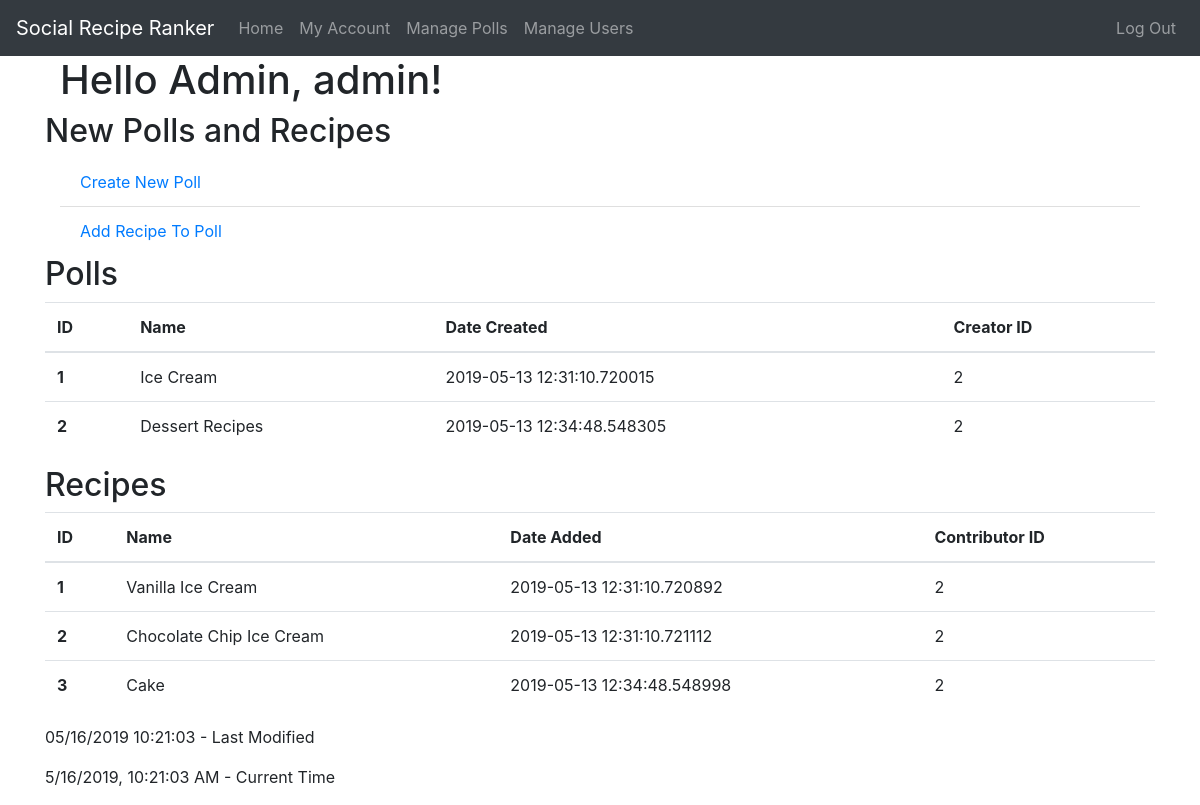
The app's page /manage_polls (signed in), older data.
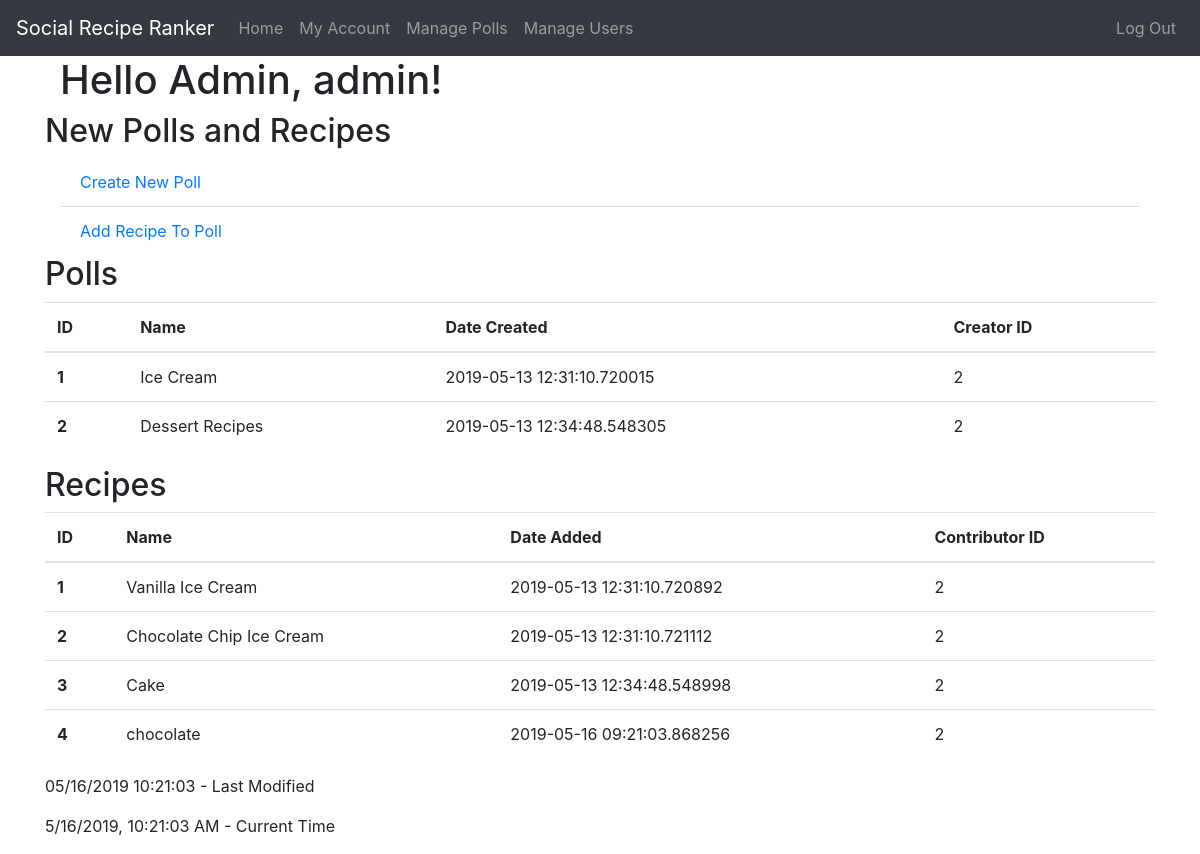
The same page, newer data.
### app/models.py (models this page shows, shortened)
class User(UserMixin, db.Model):
    id = db.Column(db.Integer, primary_key=True)  # not null and unique by default
    username = db.Column(db.String(64), nullable=False, unique=True, index=True)
    email = db.Column(db.String(128), nullable=False, unique=True, index=True)
    password_hash = db.Column(db.String(128), nullable=False)
    date_registered = db.Column(db.DateTime, nullable=False, index=True, default=datetime.utcnow)
    is_admin = db.Column(db.Boolean, nullable=False, default=False)
    polls = db.relationship("Poll", backref='creator', lazy='dynamic')  # dynamic so we can filter the queries later
    recipes = db.relationship("Recipe", backref='contributor', lazy='dynamic')
    votes = db.relationship("Vote", backref='user', lazy='dynamic')

class Poll(db.Model):
    id = db.Column(db.Integer, primary_key=True)
    name = db.Column(db.String(64), nullable=False, index=True)
    description = db.Column(db.String(256), nullable=True)
    date_created = db.Column(db.DateTime, nullable=False, index=True, default=datetime.utcnow)
    creator_id = db.Column(db.Integer, db.ForeignKey('user.id'), nullable=False)
    recipes = db.relationship("Recipe", backref='poll', lazy='dynamic')
    votes = db.relationship("Vote", backref='poll', lazy='dynamic')

class Recipe(db.Model):
    id = db.Column(db.Integer, primary_key=True)
    name = db.Column(db.String(64), nullable=False, index=True)
    description = db.Column(db.String(256), nullable=True)
    date_added = db.Column(db.DateTime, nullable=False, index=True, default=datetime.utcnow)
    contributor_id = db.Column(db.Integer, db.ForeignKey('user.id'), nullable=False)
    poll_id = db.Column(db.Integer, db.ForeignKey('poll.id'), nullable=False)
    votes_count = db.Column(db.Integer, nullable=False, default=0)

### app/routes.py (the view)
@app.route('/manage_polls')
@login_required
def manage_polls():
    if current_user.is_admin:
        return render_template('manage_polls.html', title='Manage Polls', polls=Poll, recipes=Recipe)
    else:
        abort(403) # error 403 forbidden, no access if not admin

### app/models.py (called while the page is built)
@login_manager.user_loader
def load_user(id):
    return User.query.get(int(id))

### app/templates/manage_polls.html
{% extends "base.html" %}
{% block content %}
<article class="container">
  <header>
    <h1>Hello Admin, {{ current_user.username }}!</h1>
  </header>
  <section class="row">
    <h2>New Polls and Recipes</h2>
    <div class="container">
      <ul class="list-group list-group-flush">
        <li class="list-group-item list-group-item-action"><a href="{{ url_for('add_poll') }}">Create New Poll</a></li>
        <li class="list-group-item list-group-item-action"><a href="{{ url_for('add_recipe') }}">Add Recipe To Poll</a></li>
      </ul>
    </div>
  </section>
  <section class="row">
    <h2>Polls</h2>
    <table class="table table-hover">
      <thead>
        <tr>
          <th scope="col">ID</th>
          <th scope="col">Name</th>
          <th scope="col">Date Created</th>
          <th scope="col">Creator ID</th>
        </tr>
      </thead>
      <tbody>
        {% for p in polls.query.all() %}
        <tr class='clickable-table-row' data-href="{{ url_for('poll', poll_id=p.id) }}">
          <th scope="row">{{ p.id }}</th>
          <td>{{ p.name }}</td>
          <td>{{ p.date_created }}</td>
          <td>{{ p.creator_id }}</td>
        </tr>
        {% endfor %}
      </tbody>
    </table>
  </section>
  <section class="row">
    <h2>Recipes</h2>
    <table class="table table-hover">
      <thead>
        <tr>
          <th scope="col">ID</th>
          <th scope="col">Name</th>
          <th scope="col">Date Added</th>
          <th scope="col">Contributor ID</th>
        </tr>
      </thead>
      <tbody>
        {% for r in recipes.query.all() %}
        <tr class='clickable-table-row' data-href="{{ url_for('recipe', recipe_id=r.id) }}">
          <th scope="row">{{ r.id }}</th>
          <td>{{ r.name }}</td>
          <td>{{ r.date_added }}</td>
          <td>{{ r.contributor_id }}</td>
        </tr>
        {% endfor %}
      </tbody>
    </table>
  </section>
</article>
{% endblock %}

### app/templates/base.html (shortened to what this page needs)
<!DOCTYPE html>
<html lang="en">
<head>
    <link rel="stylesheet" type="text/css" href="/static/css/bootstrap.min.css"/>
    <link rel="stylesheet" type="text/css" href="/static/css/style.css"/>
</head>
<body>
    <nav class="navbar navbar-expand-sm navbar-dark bg-dark">
        <a class="navbar-brand" href="/">Social Recipe Ranker</a>
        <ul class="navbar-nav">
            <li class="nav-item"><a class="nav-link" href="{{ url_for('index') }}">Home</a></li>
            <li class="nav-item"><a class="nav-link" href="{{ url_for('account') }}">My Account</a></li>
            {% if current_user.is_admin %}
            <li class="nav-item"><a class="nav-link" href="{{ url_for('manage_polls') }}">Manage Polls</a></li>
            <li class="nav-item"><a class="nav-link" href="{{ url_for('manage_users') }}">Manage Users</a></li>
            {% else %}
            <li class="nav-item"><a class="nav-link" href="{{ url_for('polls') }}">Polls</a></li>
            {% endif %}
        </ul>
        <ul class="navbar-nav ml-auto">
            {% if current_user.is_anonymous %}
            <li class="nav-item"><a class="nav-link" href="{{ url_for('register') }}">Sign Up</a></li>
            <li class="nav-item"><a class="nav-link" href="{{ url_for('login') }}">Login</a></li>
            {% else %}
            <li class="nav-item"><a class="nav-link" href="{{ url_for('logout') }}">Log Out</a></li>
            {% endif %}
        </ul>
    </nav>
    <div class="container body-content">
            {% block content %}{% endblock %}
            <footer>
                <p id="last_modified">Last Modified</p>
                <p id="current_time">Current Time</p>
            </footer>
    </div>
</body>
</html>

### app/static/css/style.css (style rules this page uses)
table tr[data-href] { cursor: pointer; }

Row changes from the older to the newer data that the page shows:
added Recipe: id "4", name "chocolate", date_added "2019-05-16 09:21:03.868256", contributor_id "2"
